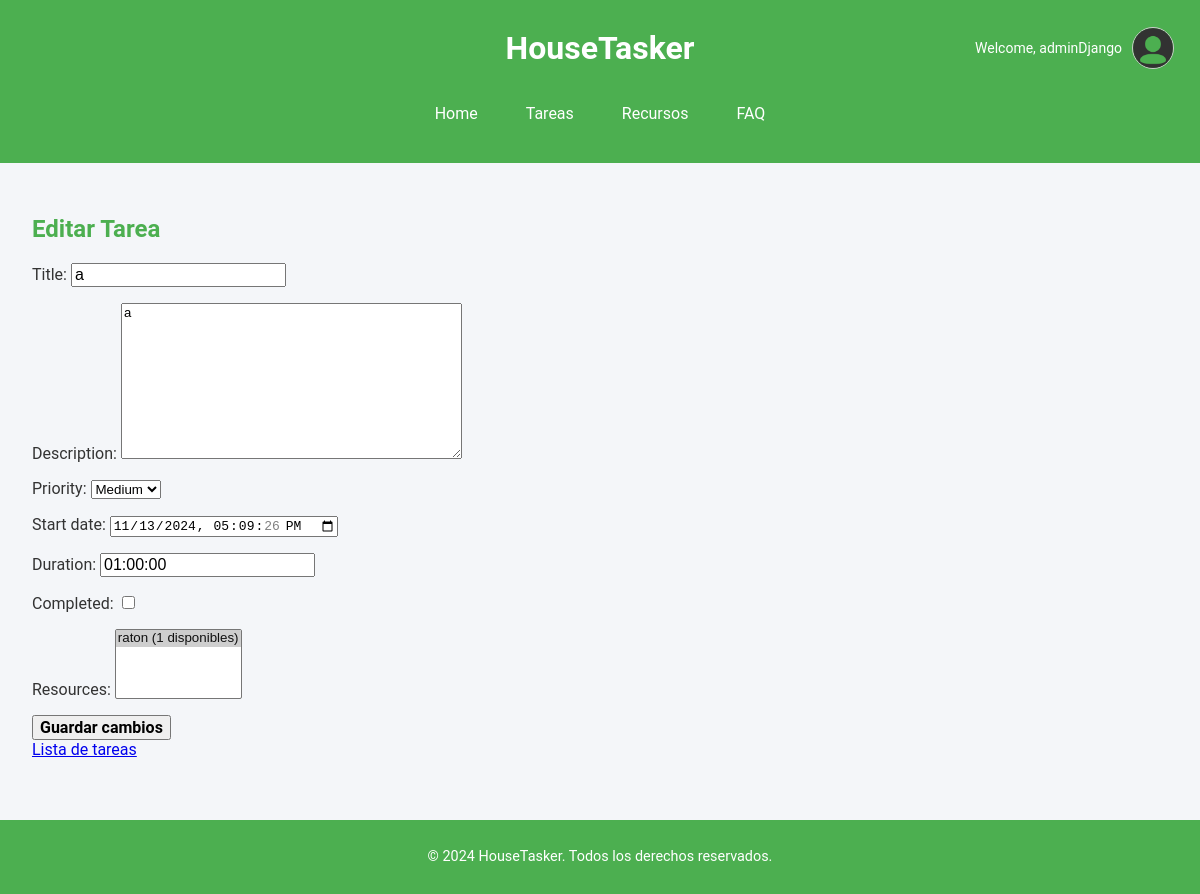
/tasks/15/edit/ (signed in), run on an earlier commit of the app's database.
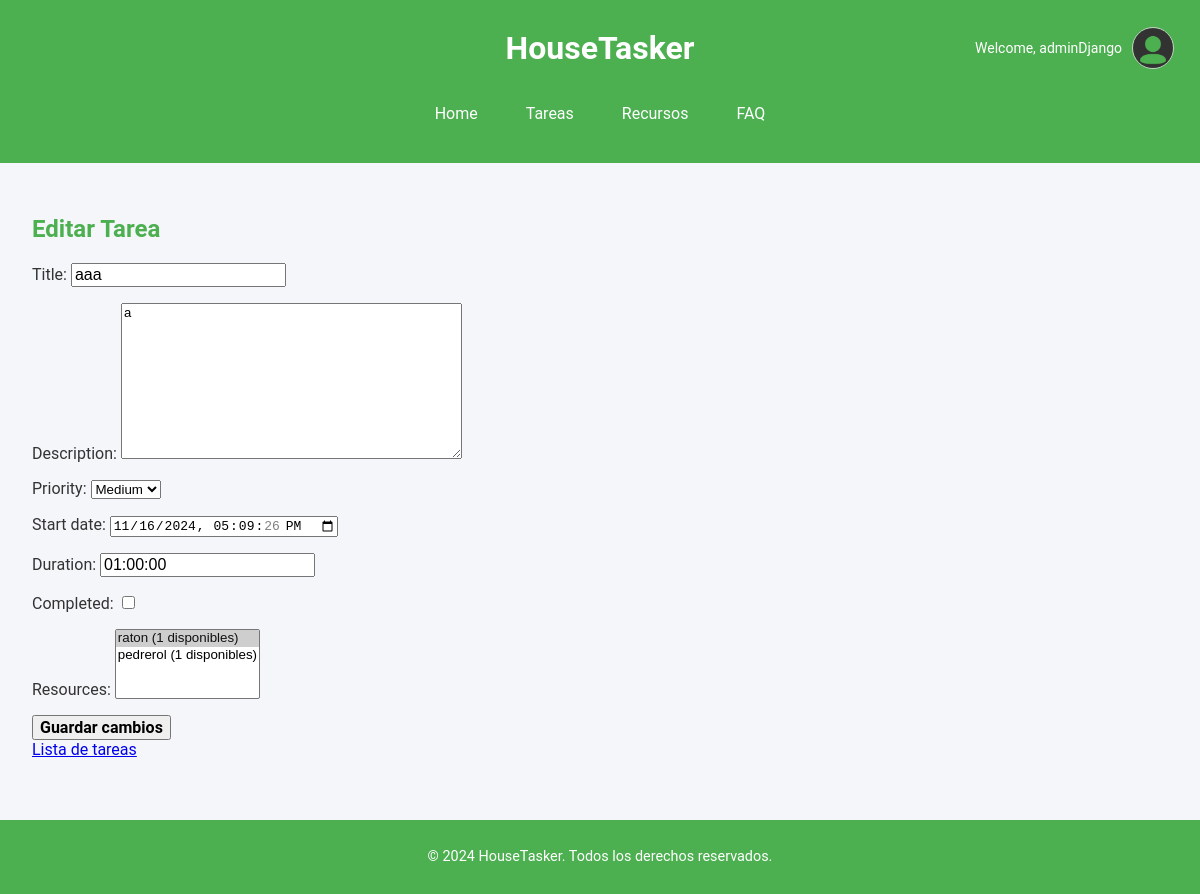
And on a later commit of the database.
### appHouseTasker/models.py (models this page shows, shortened)
class Task(models.Model):
    LOW = 'Low'
    MEDIUM = 'Medium'
    HIGH = 'High'
    PRIORITY_CHOICES = [
        (LOW, 'Low'),
        (MEDIUM, 'Medium'),
        (HIGH, 'High'),
    ]
    title = models.CharField(max_length=255)
    description = models.TextField(blank=True, null=True)
    priority = models.CharField(max_length=6, choices=PRIORITY_CHOICES, default=MEDIUM)
    start_date = models.DateTimeField(default=timezone.now)
    duration = models.DurationField()
    completed = models.BooleanField(default=False)
    resources = models.ManyToManyField('Resource', related_name="tasks", blank=True)
    created_by = models.ForeignKey(CustomUser, on_delete=models.CASCADE)
    is_overlapping = models.BooleanField(default=False)

### appHouseTasker/views.py (the view)
# urls.py: path('tasks/<int:task_id>/edit/', views.task_edit, name='task_edit'),  # Edit a task
@login_required
def task_edit(request, task_id):
    task = get_object_or_404(Task, id=task_id)
    if request.method == 'POST':
        form = TaskForm(request.POST, instance=task)
        if form.is_valid():
            start_date = form.cleaned_data['start_date']
            duration = form.cleaned_data['duration']
            end_date = start_date + duration
            resources = form.cleaned_data['resources']
            for resource in resources:
                overlapping_tasks = 0
                for resource_task in resource.tasks.exclude(id=task.id):
                    if not (resource_task.start_date >= end_date or resource_task.start_date + resource_task.duration <= start_date):
                        overlapping_tasks += 1
                if overlapping_tasks >= resource.quantity:
                    messages.error(request, f"El recurso '{resource.name}' no está disponible en el horario especificado.")
                    return render(request, 'task_edit.html', {'form': form, 'task': task})
            task = form.save(commit=False)
            task.save()
            form.save_m2m()
            messages.success(request, "La tarea ha sido actualizada exitosamente.")
            return redirect('task_list')
    else:
        form = TaskForm(instance=task)
    return render(request, 'task_edit.html', {'form': form, 'task': task})

### appHouseTasker/forms.py
class TaskForm(forms.ModelForm):
    resources = forms.ModelMultipleChoiceField(queryset=Resource.objects.all(), required=False)
    class Meta:
        model = Task
        fields = ['title', 'description', 'priority', 'start_date', 'duration', 'completed', 'resources']
        widgets = {
            'start_date': forms.DateTimeInput(attrs={'type': 'datetime-local'}),
            'duration': forms.TextInput(attrs={'placeholder': 'ej. 01:00:00 para 1 hora'}),
        }

### appHouseTasker/models.py (called while the page is built)
    def __str__(self):
        return f"{self.name} ({self.quantity} disponibles)"

### appHouseTasker/templates/task_edit.html (shortened to what this page needs)
{% extends "base.html" %}
{% block main %}
    <h2>Editar Tarea</h2>
    <form method="post">
        {{ form.as_p }}
        <button type="submit">Guardar cambios</button>
    </form>
    <a href="{% url 'task_list' %}">Lista de tareas</a>
{% endblock %}

What changed in the data, as far as the page shows it:
changed Task "Medium": title "a" → "aaa"; start_date "11/13/2024 17:09:26" → "11/16/2024 17:09:26"
Also different on the page:
form field resources: "raton (1 disponibles) ☑" → "raton (1 disponibles) ☑ / pedrerol (1 disponibles)"
